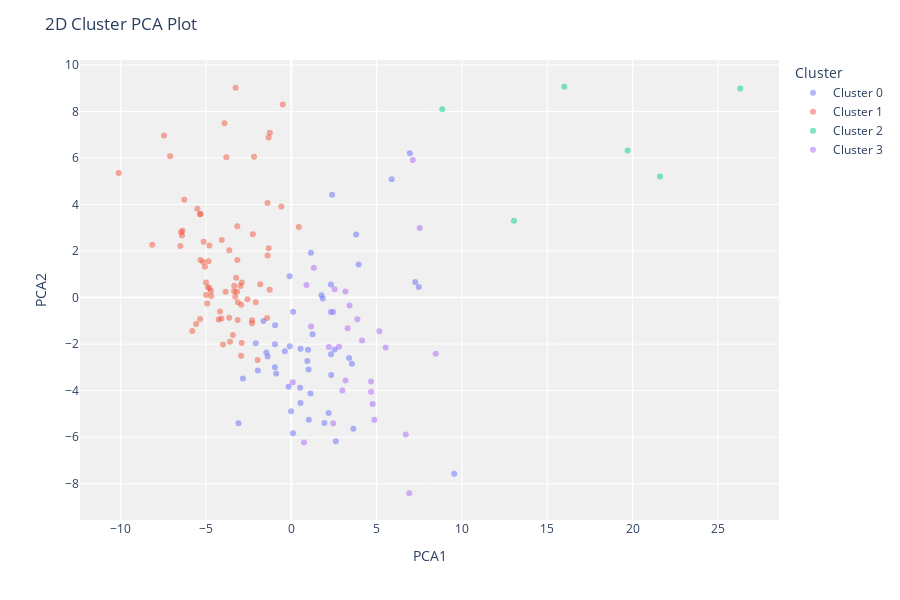

The code cell stored with this chart in its notebook:
### Markdown cell above
### Cluster PCA Plot (2d)

### Code cell
this.plottype = "cluster"
this.plotmodel()
